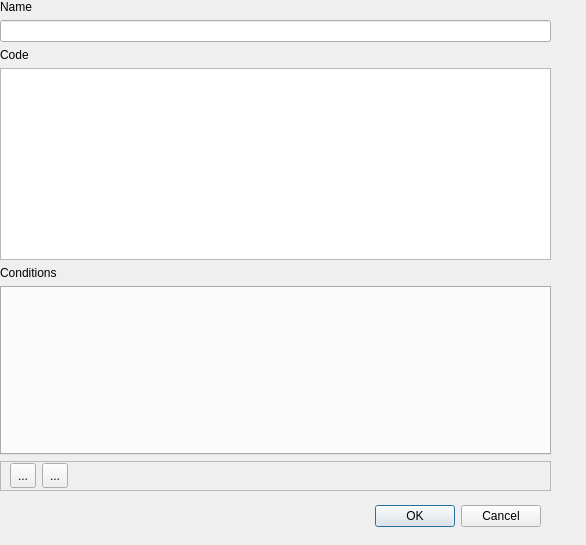
<?xml version="1.0" encoding="UTF-8"?>
<ui version="4.0">
 <class>CDlgStep</class>
 <widget class="QDialog" name="CDlgStep">
  <property name="geometry">
   <rect>
    <x>0</x>
    <y>0</y>
    <width>586</width>
    <height>545</height>
   </rect>
  </property>
  <property name="windowTitle">
   <string>Dialog</string>
  </property>
  <widget class="QDialogButtonBox" name="buttonBox">
   <property name="geometry">
    <rect>
     <x>200</x>
     <y>500</y>
     <width>341</width>
     <height>32</height>
    </rect>
   </property>
   <property name="orientation">
    <enum>Qt::Horizontal</enum>
   </property>
   <property name="standardButtons">
    <set>QDialogButtonBox::Cancel|QDialogButtonBox::Ok</set>
   </property>
  </widget>
  <widget class="QWidget" name="verticalLayoutWidget">
   <property name="geometry">
    <rect>
     <x>0</x>
     <y>0</y>
     <width>551</width>
     <height>491</height>
    </rect>
   </property>
   <layout class="QVBoxLayout" name="verticalLayout">
    <item>
     <widget class="QLabel" name="label">
      <property name="text">
       <string>Name</string>
      </property>
     </widget>
    </item>
    <item>
     <widget class="QLineEdit" name="eName"/>
    </item>
    <item>
     <widget class="QLabel" name="label_2">
      <property name="text">
       <string>Code</string>
      </property>
     </widget>
    </item>
    <item>
     <widget class="QPlainTextEdit" name="eCode"/>
    </item>
    <item>
     <widget class="QLabel" name="label_3">
      <property name="text">
       <string>Conditions</string>
      </property>
     </widget>
    </item>
    <item>
     <widget class="QTabWidget" name="tabWidget"/>
    </item>
    <item>
     <widget class="QFrame" name="frame">
      <property name="minimumSize">
       <size>
        <width>0</width>
        <height>30</height>
       </size>
      </property>
      <property name="frameShape">
       <enum>QFrame::StyledPanel</enum>
      </property>
      <property name="frameShadow">
       <enum>QFrame::Raised</enum>
      </property>
      <widget class="QToolButton" name="btnAdd">
       <property name="geometry">
        <rect>
         <x>10</x>
         <y>2</y>
         <width>26</width>
         <height>25</height>
        </rect>
       </property>
       <property name="toolTip">
        <string>Add New Test Case</string>
       </property>
       <property name="text">
        <string>...</string>
       </property>
       <property name="icon">
        <iconset resource="easydoc.qrc">
         <normaloff>:/images/plus.png</normaloff>:/images/plus.png</iconset>
       </property>
      </widget>
      <widget class="QToolButton" name="btnDelete">
       <property name="geometry">
        <rect>
         <x>42</x>
         <y>2</y>
         <width>26</width>
         <height>25</height>
        </rect>
       </property>
       <property name="toolTip">
        <string>Delete Test Case</string>
       </property>
       <property name="text">
        <string>...</string>
       </property>
       <property name="icon">
        <iconset resource="easydoc.qrc">
         <normaloff>:/images/minus.png</normaloff>:/images/minus.png</iconset>
       </property>
      </widget>
     </widget>
    </item>
   </layout>
  </widget>
 </widget>
 <resources>
  <include location="easydoc.qrc"/>
 </resources>
 <connections>
  <connection>
   <sender>buttonBox</sender>
   <signal>accepted()</signal>
   <receiver>CDlgStep</receiver>
   <slot>accept()</slot>
   <hints>
    <hint type="sourcelabel">
     <x>248</x>
     <y>254</y>
    </hint>
    <hint type="destinationlabel">
     <x>157</x>
     <y>274</y>
    </hint>
   </hints>
  </connection>
  <connection>
   <sender>buttonBox</sender>
   <signal>rejected()</signal>
   <receiver>CDlgStep</receiver>
   <slot>reject()</slot>
   <hints>
    <hint type="sourcelabel">
     <x>316</x>
     <y>260</y>
    </hint>
    <hint type="destinationlabel">
     <x>286</x>
     <y>274</y>
    </hint>
   </hints>
  </connection>
 </connections>
</ui>
